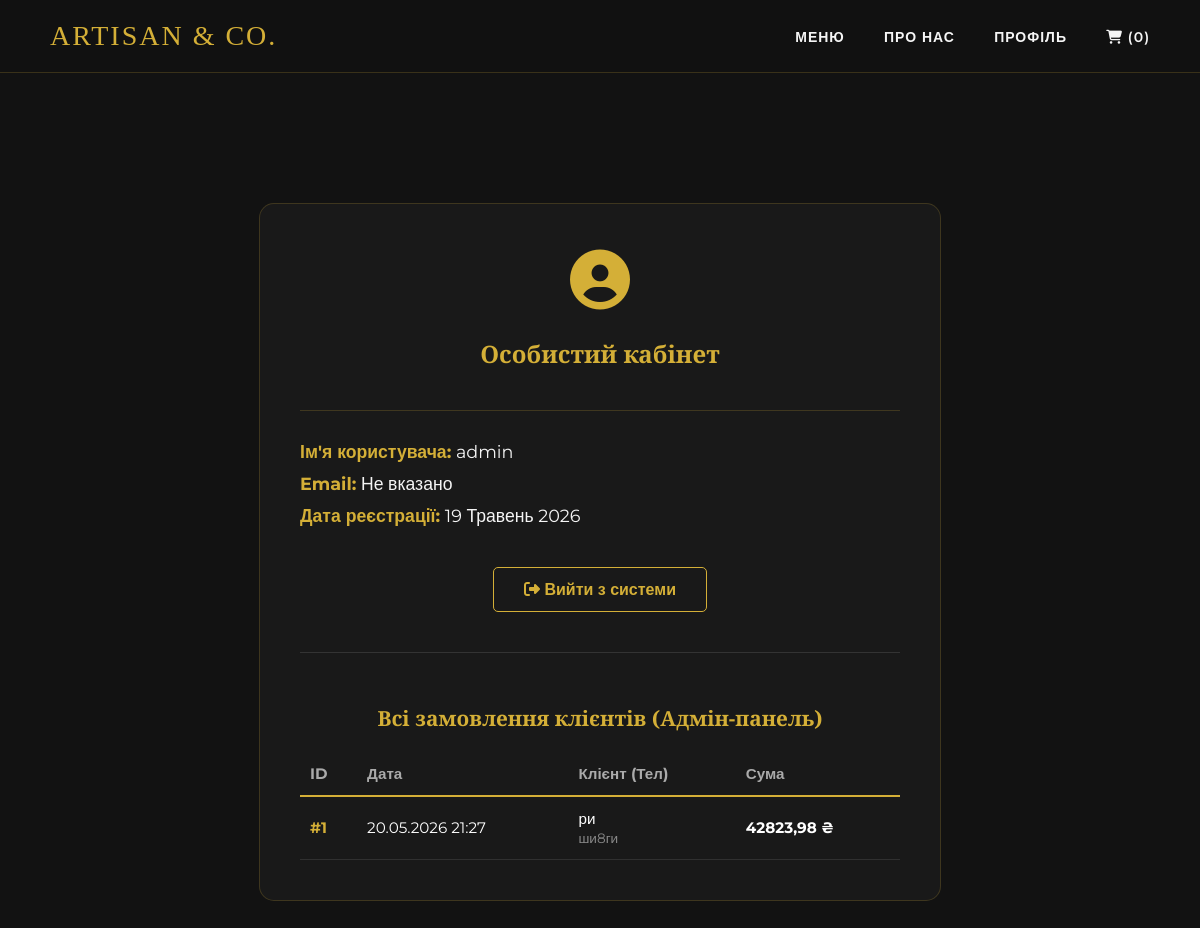
The page /profile/ (signed in) on the database as committed earlier.
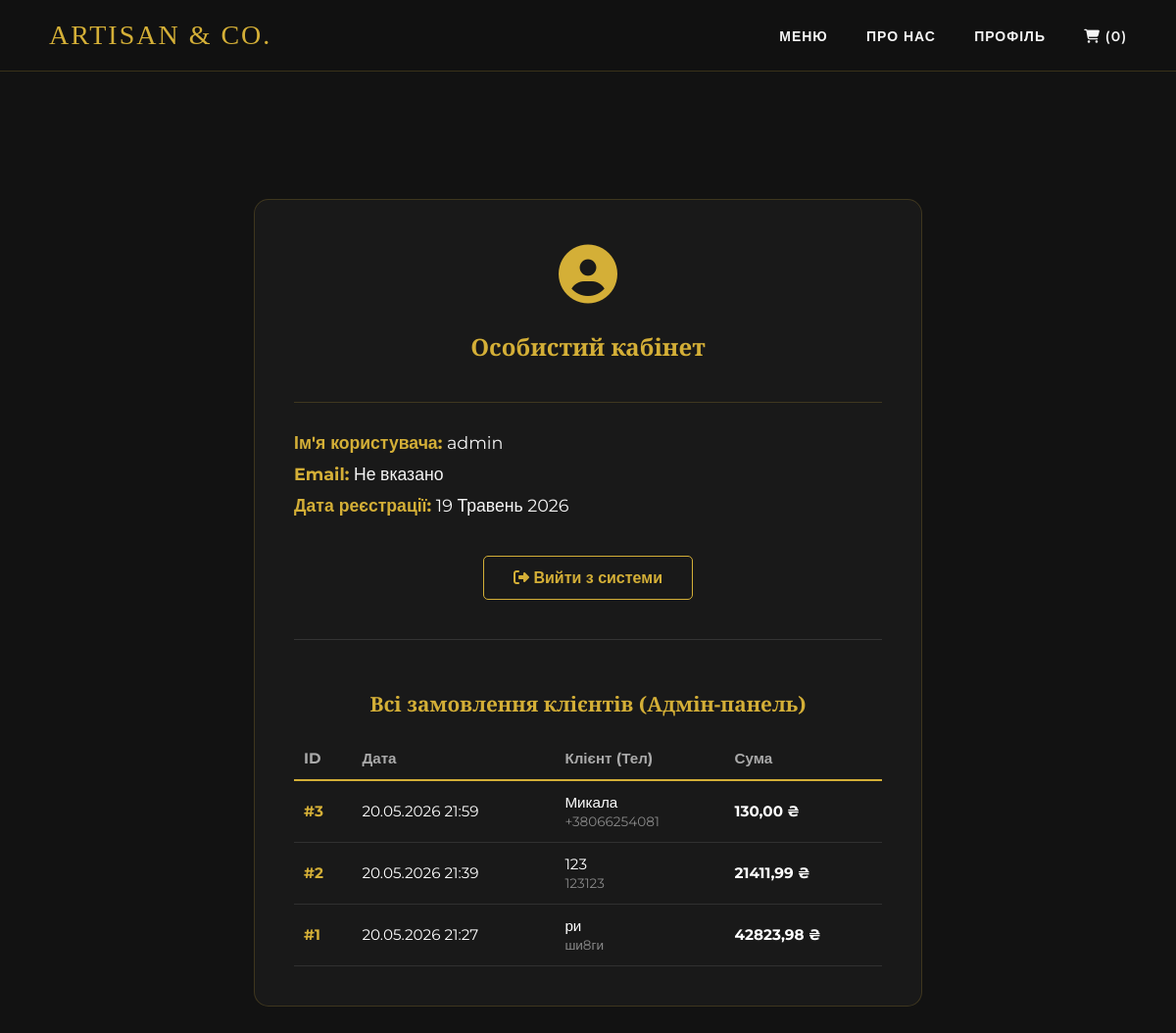
The same page on the database as committed later.
### shop/models.py (models this page shows, shortened)
class Order(models.Model):
    user = models.ForeignKey(settings.AUTH_USER_MODEL, on_delete=models.CASCADE, null=True, blank=True)
    full_name = models.CharField(max_length=100)
    phone = models.CharField(max_length=20, default="")
    address = models.TextField(default="")
    total_price = models.DecimalField(max_digits=10, decimal_places=2)
    created_at = models.DateTimeField(auto_now_add=True)

### shop/views.py (the view)
# urls.py: path('profile/', views.profile, name='profile'),
def profile(request):
    if request.user.is_staff:
        orders = Order.objects.all().order_by('-created_at')
    else:
        orders = Order.objects.filter(user=request.user).order_by('-created_at')
    return render(request, 'shop/profile.html', {'orders': orders})

### shop/cart.py (called while the page is built)
    def __len__(self):
        return sum(item['quantity'] for item in self.cart.values())

### shop/context_processors.py (called while the page is built)
def cart(request):
    return {'cart': Cart(request)}

### templates/shop/profile.html
{% extends 'base.html' %}
{% load static %}
{% block content %}
<section class="menu-section">
    <div class="profile-container">
        <div class="profile-avatar">
            <i class="fa-solid fa-user-circle"></i>
        </div>
        <h2>Особистий кабінет</h2>
        <div class="profile-info">
            <p><strong>Ім'я користувача:</strong> {{ user.username }}</p>
            <p><strong>Email:</strong> {{ user.email|default:"Не вказано" }}</p>
            <p><strong>Дата реєстрації:</strong> {{ user.date_joined|date:"d F Y" }}</p>
        </div>
        <a href="{% url 'logout' %}" class="btn-logout-big">
            <i class="fa-solid fa-right-from-bracket"></i> Вийти з системи
        </a>
        <div style="margin-top: 40px; padding-top: 30px; border-top: 1px solid #333; width: 100%;">
            <h3 style="color: var(--accent-gold); margin-bottom: 20px; text-align: center; font-size: 1.3rem;">
                {% if request.user.is_staff %}
                    Всі замовлення клієнтів (Адмін-панель)
                {% else %}
                    Історія моїх замовлень
                {% endif %}
            </h3>
            {% if orders %}
            <div style="overflow-x: auto;">
                <table style="width: 100%; border-collapse: collapse; text-align: left; font-size: 0.95rem;">
                    <thead>
                        <tr style="border-bottom: 2px solid var(--accent-gold); color: #aaa;">
                            <th style="padding: 12px 10px;">ID</th>
                            <th style="padding: 12px 10px;">Дата</th>
                            <th style="padding: 12px 10px;">Клієнт (Тел)</th>
                            <th style="padding: 12px 10px;">Сума</th>
                        </tr>
                    </thead>
                    <tbody>
                        {% for order in orders %}
                        <tr style="border-bottom: 1px solid rgba(255,255,255,0.1); color: #fff;">
                            <td style="padding: 12px 10px; font-weight: bold; color: var(--accent-gold);">#{{ order.id }}</td>
                            <td style="padding: 12px 10px;">{{ order.created_at|date:"d.m.Y H:i" }}</td>
                            <td style="padding: 12px 10px;">
                                {{ order.full_name }} <br>
                                <span style="color: #888; font-size: 0.85rem;">{{ order.phone }}</span>
                            </td>
                            <td style="padding: 12px 10px; font-weight: bold;">{{ order.total_price }} ₴</td>
                        </tr>
                        {% endfor %}
                    </tbody>
                </table>
            </div>
            {% else %}
            <p style="text-align: center; color: #888; margin-top: 20px;">
                {% if request.user.is_staff %}Ще немає жодного замовлення.{% else %}Ви ще нічого не замовляли.{% endif %}
            </p>
            {% endif %}
        </div>
    </div>
</section>
{% endblock %}

### templates/base.html (shortened to what this page needs)
<!DOCTYPE html>
<html lang="uk">
<head>
    {% load static %}
    <link rel="stylesheet" href="https://cdnjs.cloudflare.com/ajax/libs/font-awesome/6.5.1/css/all.min.css">
    <link rel="stylesheet" href="{% static 'main.css' %}">
</head>
<body>
    <nav class="navbar">
        <div class="logo">ARTISAN & CO.</div>
        <div class="nav-links">
            <a href="{% url 'index' %}#menu">МЕНЮ</a>
            <a href="{% url 'about' %}" class="nav-link">ПРО НАС</a>
            {% if user.is_authenticated %}
            <a href="{% url 'profile' %}">ПРОФІЛЬ</a>
            {% else %}
            <a href="{% url 'login' %}">ВХІД</a>
            {% endif %}
            <a href="{% url 'cart_detail' %}"><i class="fa-solid fa-cart-shopping"></i> ({{ cart|length }})</a>
        </div>
    </nav>
    <main>
        {% block content %}
        {% endblock content %}
    </main>
</body>
</html>

### static/main.css (style rules this page uses)
:root { --bg-dark: #121212; --accent-gold: #D4AF37; --text-light: #F5F5F5; --text-muted: #A0A0A0; }
body { background-color: var(--bg-dark); color: var(--text-light); font-family: 'Montserrat', sans-serif; margin: 0; padding: 0; min-height: 100vh; }
h1, h2, h3, .logo { font-family: 'Playfair Display', serif; }
.navbar { display: flex; justify-content: space-between; align-items: center; padding: 20px 50px; background: rgba(18, 18, 18, 0.7); backdrop-filter: blur(12px); -webkit-backdrop-filter: blur(12px); position: sticky; top: 0; z-index: 1000; border-bottom: 1px solid rgba(212, 175, 55, 0.2); }
.logo { font-size: 28px; color: var(--accent-gold); letter-spacing: 2px; }
.nav-links a { color: var(--text-light); text-decoration: none; margin-left: 35px; font-size: 14px; font-weight: 600; letter-spacing: 1px; transition: color 0.3s ease; }
.menu-section { padding: 80px 20px; max-width: 1200px; margin: 0 auto; }
html { scroll-behavior: smooth; }
.profile-container { max-width: 600px; margin: 50px auto; background: rgba(255, 255, 255, 0.03); border: 1px solid rgba(212, 175, 55, 0.2); padding: 40px; border-radius: 15px; text-align: center; color: var(--text-light); }
.profile-container h2 { font-family: 'Playfair Display', serif; color: var(--accent-gold); margin-bottom: 20px; }
.profile-avatar { font-size: 60px; margin-bottom: 20px; color: var(--accent-gold); }
.profile-info { border-top: 1px solid rgba(212, 175, 55, 0.2); padding-top: 20px; margin-top: 20px; text-align: left; display: inline-block; width: 100%; }
.profile-info p { margin: 10px 0; font-size: 1.1rem; }
.profile-info strong { color: var(--accent-gold); }
.btn-logout-big { display: inline-block; margin-top: 30px; padding: 12px 30px; background: transparent; color: var(--accent-gold); border: 1px solid var(--accent-gold); text-decoration: none; border-radius: 5px; font-weight: 600; transition: 0.3s; }

Rows that differ between the two databases and show on the page:
added Order: id "3", created_at "20.05.2026 21:59", full_name "Микала", phone "+38066254081", total_price "130,00"
added Order: id "2", created_at "20.05.2026 21:39", full_name "123", phone "123123", total_price "21411,99"
